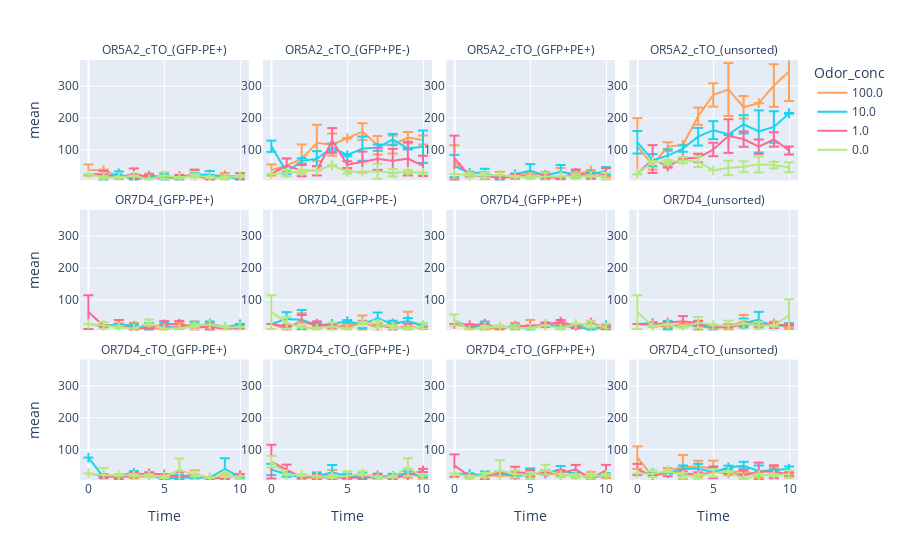

This figure's notebook cell:
### Markdown cell above
#### Raw scatter plot raw values

### Code cell
# Plot facet plots for individual raw values
plot_data = melted_data

fig = glo.plot_facet_line(plot_data, 
                          x_by = 'Time', 
                          y_by = 'mean', 
                          error_y_by = 'std',
                          color_by='Odor_conc', 
                          facet_col_by='Group',
                          #facet_row_by='Group', 
                          n_facet_col_wrap = 4)
fig.show()
# fig.write_html(f'./{file_extension}_raw_line.html')
